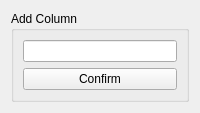
<?xml version="1.0" encoding="UTF-8"?>
<ui version="4.0">
 <class>AddColumnView</class>
 <widget class="QWidget" name="AddColumnView">
  <property name="geometry">
   <rect>
    <x>0</x>
    <y>0</y>
    <width>200</width>
    <height>109</height>
   </rect>
  </property>
  <property name="sizePolicy">
   <sizepolicy hsizetype="Fixed" vsizetype="Preferred">
    <horstretch>0</horstretch>
    <verstretch>0</verstretch>
   </sizepolicy>
  </property>
  <property name="minimumSize">
   <size>
    <width>200</width>
    <height>0</height>
   </size>
  </property>
  <property name="maximumSize">
   <size>
    <width>200</width>
    <height>16777215</height>
   </size>
  </property>
  <property name="windowTitle">
   <string>Form</string>
  </property>
  <layout class="QVBoxLayout" name="verticalLayout">
   <item>
    <widget class="QGroupBox" name="grBoxMain">
     <property name="title">
      <string>Add Column</string>
     </property>
     <layout class="QVBoxLayout" name="verticalLayout_3">
      <item>
       <layout class="QVBoxLayout" name="vLayoutMain">
        <property name="sizeConstraint">
         <enum>QLayout::SetDefaultConstraint</enum>
        </property>
        <item>
         <widget class="QLineEdit" name="leditColumnName">
          <property name="sizePolicy">
           <sizepolicy hsizetype="Minimum" vsizetype="Fixed">
            <horstretch>0</horstretch>
            <verstretch>0</verstretch>
           </sizepolicy>
          </property>
         </widget>
        </item>
        <item>
         <widget class="QPushButton" name="pbConfirm">
          <property name="sizePolicy">
           <sizepolicy hsizetype="MinimumExpanding" vsizetype="Fixed">
            <horstretch>0</horstretch>
            <verstretch>0</verstretch>
           </sizepolicy>
          </property>
          <property name="minimumSize">
           <size>
            <width>0</width>
            <height>0</height>
           </size>
          </property>
          <property name="text">
           <string>Confirm</string>
          </property>
         </widget>
        </item>
       </layout>
      </item>
     </layout>
    </widget>
   </item>
  </layout>
 </widget>
 <resources/>
 <connections/>
</ui>
